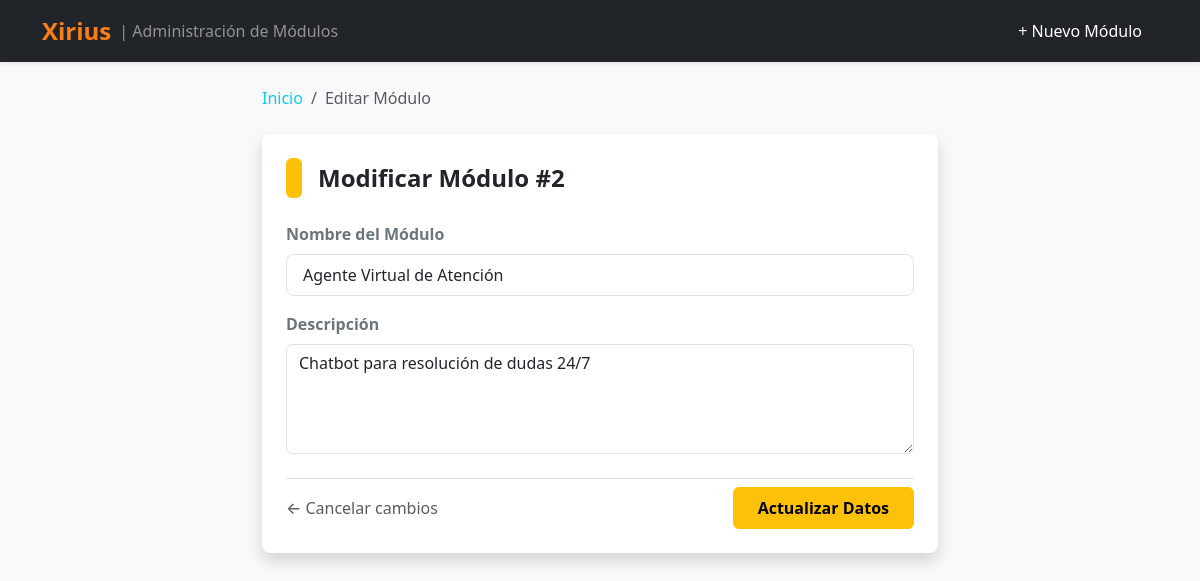
Page /edit_modulo.php?id=2 on the committed database.
### tables this page shows
CREATE TABLE `modulos` (
  `id` int(11) NOT NULL,
  `nombre` varchar(100) NOT NULL,
  `descripcion` text NOT NULL,
  `fecha_creacion` date NOT NULL DEFAULT current_timestamp()
);

### edit_modulo.php (the view, shortened to what this page needs)
<?php
require_once 'db.php';
$id = intval($_GET['id']);
$stmt = $conn->prepare("SELECT * FROM modulos WHERE id = ?");
$stmt->bind_param("i", $id);
$stmt->execute();
$resultado = $stmt->get_result();
$modulo = $resultado->fetch_assoc();
?>
<!DOCTYPE html>
<html lang="es">
<head>
    <link href="https://cdn.jsdelivr.net/npm/bootstrap@5.3.0/dist/css/bootstrap.min.css" rel="stylesheet">
</head>
<body class="bg-light">
    <?php include_once 'header.php'; ?>
    <div class="container" style="max-width: 700px;">
        <nav aria-label="breadcrumb" class="mb-4">
            <ol class="breadcrumb">
                <li class="breadcrumb-item"><a href="modulos.php" class="text-decoration-none text-info">Inicio</a></li>
                <li class="breadcrumb-item active" aria-current="page">Editar Módulo</li>
            </ol>
        </nav>
        <div class="card shadow border-0 rounded-3">
            <div class="card-body p-4">
                <div class="d-flex align-items-center mb-4">
                    <div class="bg-warning rounded-2 p-2 me-3 text-white d-inline-block" style="width: 10px; height: 40px;"></div>
                    <h4 class="card-title fw-bold text-dark mb-0">Modificar Módulo #<?php echo $modulo['id']; ?></h4>
                </div>
                <form action="procesar_modulo.php" method="POST">
                    <div class="mb-3">
                        <label for="nombre" class="form-label fw-semibold text-secondary">Nombre del Módulo</label>
                        <input type="text" class="form-control form-control-lg fs-6" id="nombre" name="nombre" value="<?php echo htmlspecialchars($modulo['nombre']); ?>" required>
                    </div>
                    <div class="mb-4">
                        <label for="descripcion" class="form-label fw-semibold text-secondary">Descripción</label>
                        <textarea class="form-control fs-6" id="descripcion" name="descripcion" rows="4" required><?php echo htmlspecialchars($modulo['descripcion']); ?></textarea>
                    </div>
                    <div class="d-flex justify-content-between align-items-center pt-2 border-top">
                        <a href="modulos.php" class="text-decoration-none text-muted fw-medium">← Cancelar cambios</a>
                        <button type="submit" class="btn btn-warning px-4 py-2 fw-semibold rounded-2">Actualizar Datos</button>
                    </div>
                </form>
            </div>
        </div>
    </div>
</body>
</html>

### rows in the picture
modulos: id "2", nombre "Agente Virtual de Atención", descripcion "Chatbot para resolución de dudas 24/7"
